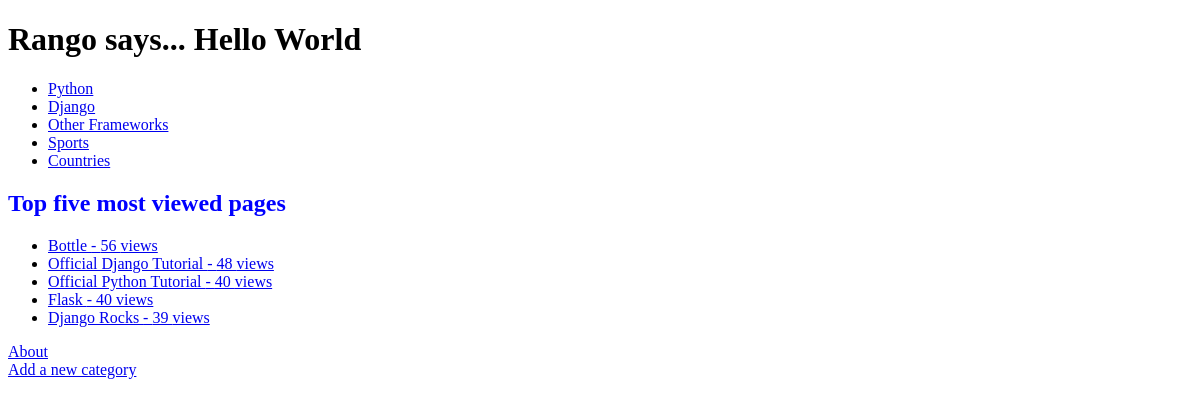
/rango/, run on an earlier commit of the app's database.
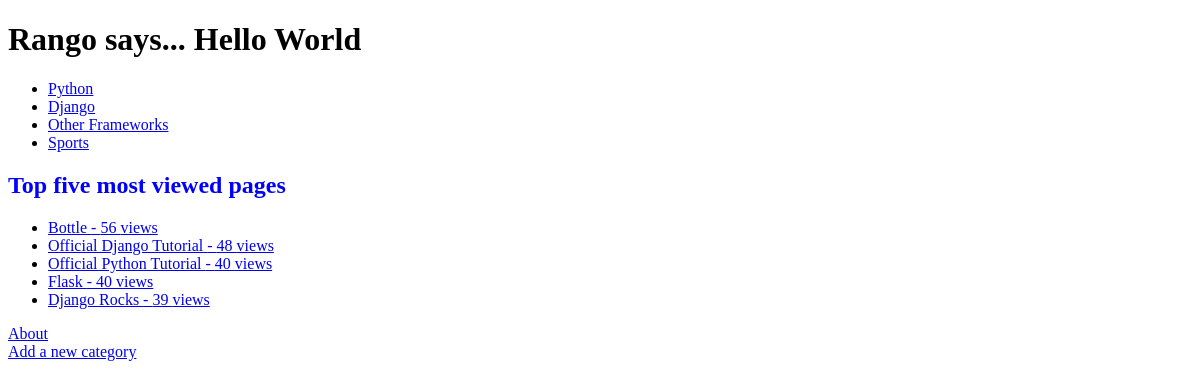
And on a later commit of the database.
### rango/models.py (models this page shows, shortened)
class Category(models.Model):
	name=models.CharField(max_length=128,unique=True)
	views=models.IntegerField(default=0)
	likes=models.IntegerField(default=0)
	slug=models.SlugField(default=' ')
	class Meta:
		verbose_name_plural= "Categories"

class Page(models.Model):
	category=models.ForeignKey(Category, on_delete= models.CASCADE)
	title=models.CharField(max_length=128)
	url=models.URLField()
	views=models.IntegerField(default=0)
	slug =models.SlugField(default='')
	class Meta:
		verbose_name_plural= "Pages"

### rango/views.py (the view)
def index(request):
    context_dict={}
    try:
        category_list=Category.objects.order_by('-likes')[:5]
        context_dict['categories']=category_list
        page_list=Page.objects.order_by('-views')[:5]
        context_dict['pages']=page_list
    except Exception as e:
        raise e
    return render(request, 'rango/index.html',context_dict)

### templates/rango/index.html (shortened to what this page needs)
<!DOCTYPE html>
{% load static %}
<html>
<head>
</head>
<body>
<h1>Rango says... Hello World</h1>
<p>
	{% if categories%}
	<ul>
		{% for category in categories%}
		<li> <a href="{% url 'rango:category' category.slug%}"> {{ category.name}} </a></li>
		{% endfor%}
	</ul>
	{% else %}
	<strong> There are no categories present</strong> <br>
	{% endif %}
</p>
<p>
	<h2 style="color: blue"> Top five most viewed pages</h2>
	{% if pages%}
	<ul>
		{% for page in pages %}
		<li><a href="{{page.url}}">{{ page.title }} - {{ page.views }} views</a></li>
		{%endfor%}
	</ul>
	{% else %}
	<strong> There are no pages present </strong>
	{% endif%}
	<a href="{% url 'rango:about' %}">About</a><br>
	<a href="{% url 'rango:add_category' %}">Add a new category</a>
</p>
</body>
</html>

What changed in the data, as far as the page shows it:
removed Category: name "Countries"
